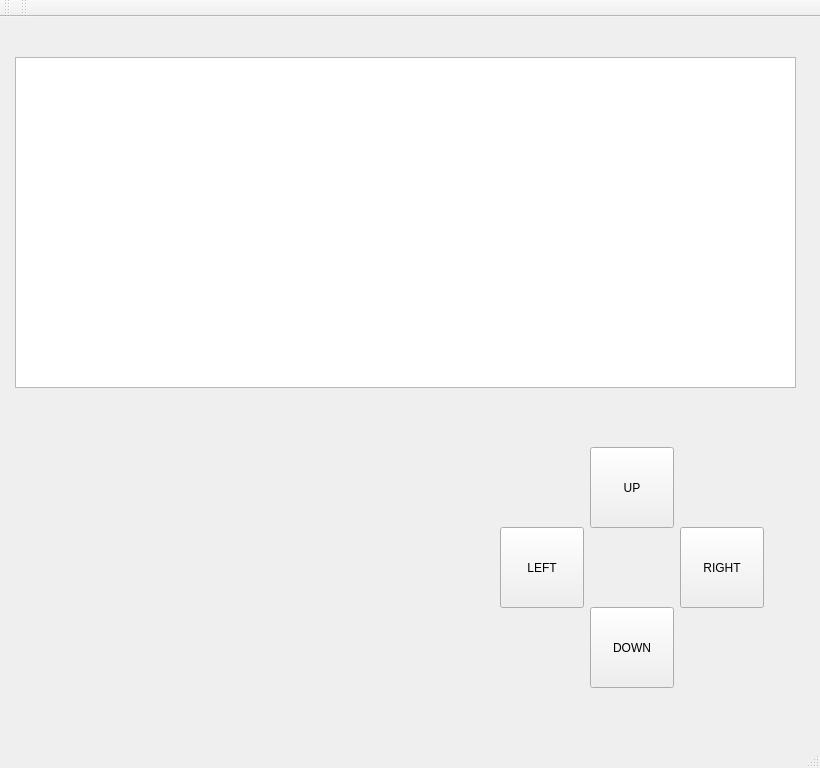
<?xml version="1.0" encoding="UTF-8"?>
<ui version="4.0">
 <class>MainWindow</class>
 <widget class="QMainWindow" name="MainWindow">
  <property name="geometry">
   <rect>
    <x>0</x>
    <y>0</y>
    <width>820</width>
    <height>768</height>
   </rect>
  </property>
  <property name="windowTitle">
   <string>MainWindow</string>
  </property>
  <widget class="QWidget" name="centralWidget">
   <widget class="QPushButton" name="pushButton_right">
    <property name="geometry">
     <rect>
      <x>680</x>
      <y>510</y>
      <width>84</width>
      <height>81</height>
     </rect>
    </property>
    <property name="text">
     <string>RIGHT</string>
    </property>
   </widget>
   <widget class="QPushButton" name="pushButton_down">
    <property name="geometry">
     <rect>
      <x>590</x>
      <y>590</y>
      <width>84</width>
      <height>81</height>
     </rect>
    </property>
    <property name="text">
     <string>DOWN</string>
    </property>
   </widget>
   <widget class="QPushButton" name="pushButton_left">
    <property name="geometry">
     <rect>
      <x>500</x>
      <y>510</y>
      <width>84</width>
      <height>81</height>
     </rect>
    </property>
    <property name="text">
     <string>LEFT</string>
    </property>
   </widget>
   <widget class="QPushButton" name="pushButton_5">
    <property name="geometry">
     <rect>
      <x>590</x>
      <y>430</y>
      <width>84</width>
      <height>81</height>
     </rect>
    </property>
    <property name="text">
     <string>UP</string>
    </property>
   </widget>
   <widget class="QGraphicsView" name="graphicsView">
    <property name="geometry">
     <rect>
      <x>15</x>
      <y>40</y>
      <width>781</width>
      <height>331</height>
     </rect>
    </property>
   </widget>
  </widget>
  <widget class="QMenuBar" name="menuBar">
   <property name="geometry">
    <rect>
     <x>0</x>
     <y>0</y>
     <width>820</width>
     <height>25</height>
    </rect>
   </property>
  </widget>
  <widget class="QToolBar" name="mainToolBar">
   <attribute name="toolBarArea">
    <enum>TopToolBarArea</enum>
   </attribute>
   <attribute name="toolBarBreak">
    <bool>false</bool>
   </attribute>
  </widget>
  <widget class="QStatusBar" name="statusBar"/>
  <widget class="QToolBar" name="toolBar">
   <property name="windowTitle">
    <string>toolBar</string>
   </property>
   <attribute name="toolBarArea">
    <enum>TopToolBarArea</enum>
   </attribute>
   <attribute name="toolBarBreak">
    <bool>false</bool>
   </attribute>
  </widget>
 </widget>
 <layoutdefault spacing="6" margin="11"/>
 <resources/>
 <connections/>
</ui>
